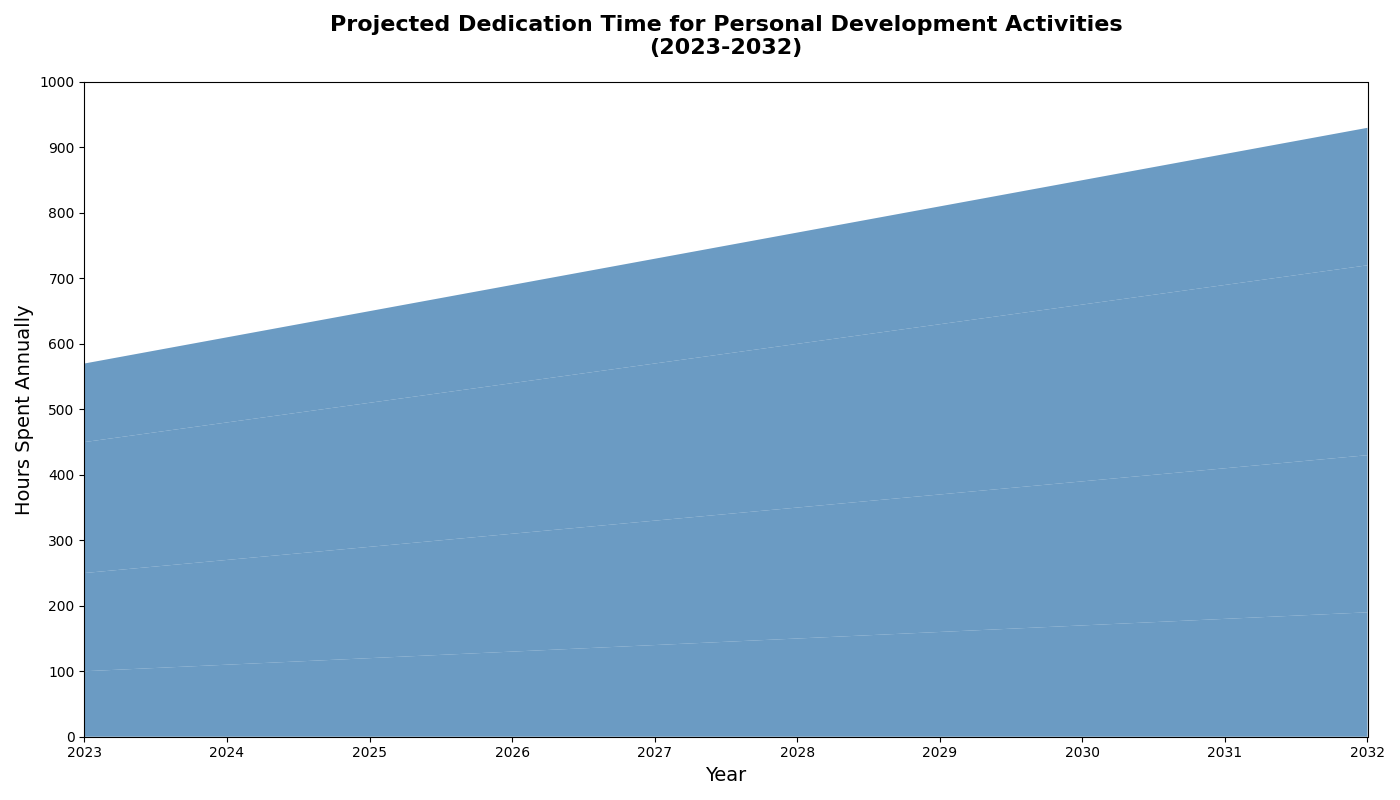

This chart was generated by the following Python code:
import matplotlib.pyplot as plt
import numpy as np

years = np.arange(2023, 2033)
reading = np.array([100, 110, 120, 130, 140, 150, 160, 170, 180, 190])
exercise = np.array([150, 160, 170, 180, 190, 200, 210, 220, 230, 240])
learning_new_skills = np.array([200, 210, 220, 230, 240, 250, 260, 270, 280, 290])
relaxation = np.array([120, 130, 140, 150, 160, 170, 180, 190, 200, 210])

activities = np.array([reading, exercise, learning_new_skills, relaxation])

fig, ax = plt.subplots(figsize=(14, 8))
uniform_color = '#4682B4'

ax.stackplot(years, activities, colors=[uniform_color, uniform_color, uniform_color, uniform_color], alpha=0.8)

ax.set_title('Projected Dedication Time for Personal Development Activities\n(2023-2032)', fontsize=16, fontweight='bold', pad=20)
ax.set_xlabel('Year', fontsize=14)
ax.set_ylabel('Hours Spent Annually', fontsize=14)

ax.set_xticks(np.arange(2023, 2033, 1))
ax.set_yticks(np.arange(0, 1001, 100))
ax.set_xlim(2023, 2032)
ax.set_ylim(0, 1000)

plt.tight_layout()
plt.show()
